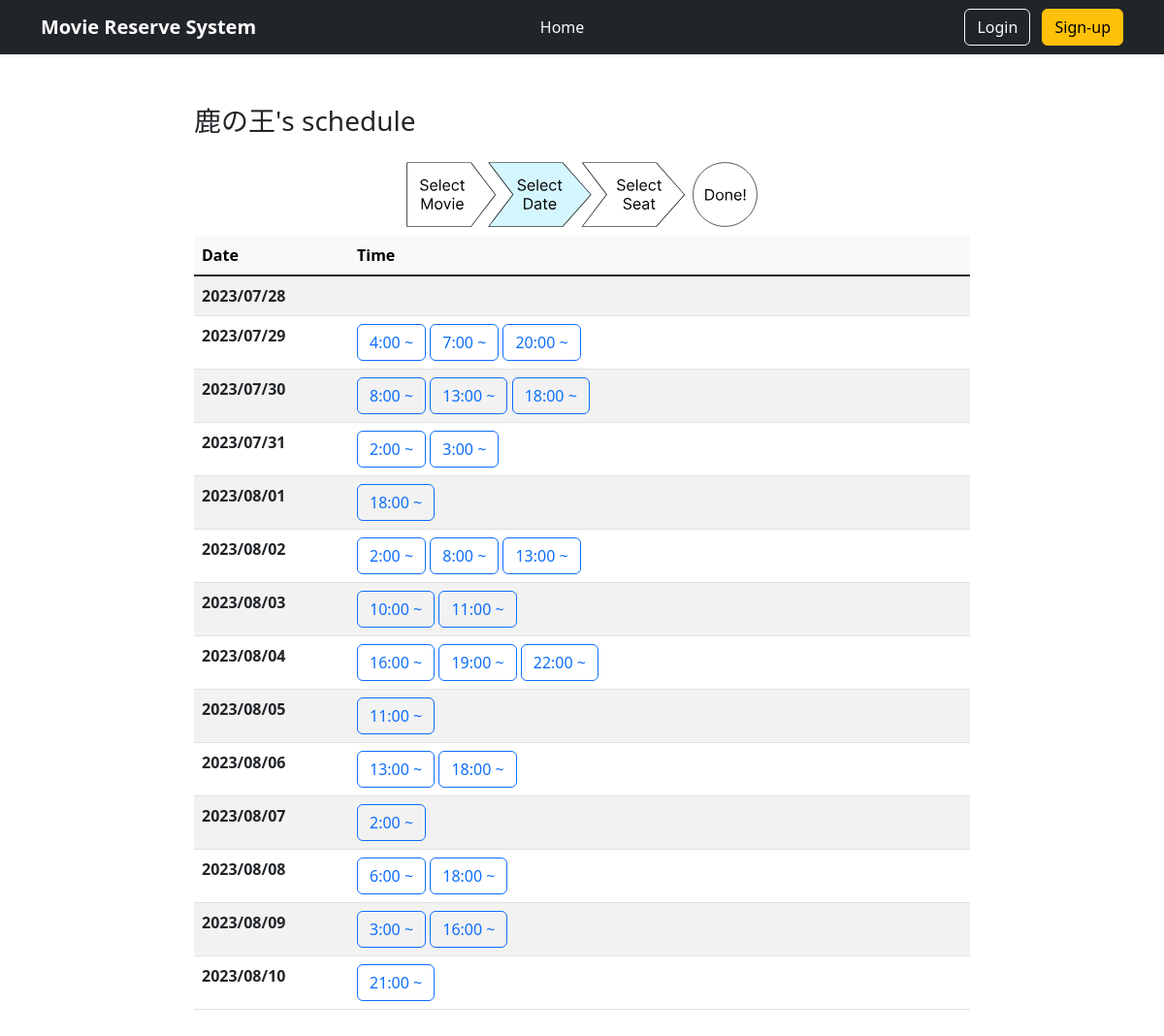
The page /schedule/?movie_id=8af521a5-3998-4201-af55-74528a311c4c on the database its author committed.
### MovieReserveSystem/models.py (models this page shows, shortened)
class Movie(models.Model):
    id = models.UUIDField(primary_key=True, default=uuid.uuid4, editable=False)
    name = models.CharField(max_length=128, help_text='映画名')
    poster = models.ImageField(upload_to='images')
    screen_time = models.IntegerField(default=90, help_text='上映時間')
    is_deleted = models.BooleanField(default=False, help_text='削除されたらTrue')

class Schedule(models.Model):
    id = models.UUIDField(primary_key=True, default=uuid.uuid4, editable=False)
    movie = models.ForeignKey(Movie, on_delete=models.CASCADE)
    hole = models.ForeignKey(Hole, on_delete=models.CASCADE)
    start_at = models.DateTimeField(null=True, help_text='上映日時')
    is_deleted = models.BooleanField(default=False, help_text='削除されたらTrue')
    is_sold_out = models.BooleanField(default=False, help_text='満席ならTrue')

### MovieReserveSystem/views.py (the view)
# urls.py: path('schedule/', views.schedule_view, name='schedule'),
def schedule_view(request):
    movie_id = request.GET.get(key="movie_id")
    date_min = datetime.now(timezone.utc).replace(hour=0,minute=0,second=0,microsecond=0)
    date_max = date_min + timedelta(days=14)
    schedules = Schedule.objects.filter(movie=movie_id, start_at__range=[date_min, date_max]).order_by('start_at')
    schedule_array = {}
    start = datetime.now(timezone.utc).replace(hour=0,minute=0,second=0,microsecond=0)
    end = start + timedelta(days=1) - timedelta(microseconds=1)
    for _ in range(14):
        date = start.strftime('%Y/%m/%d')
        oneday_schedules = schedules.filter(start_at__range=[start, end]).order_by('start_at')
        schedule_array[date] = oneday_schedules
        start +=  timedelta(days=1)
        end += timedelta(days=1)
    context = {
        'movie': Movie.objects.get(id=movie_id),
        'schedules': schedule_array,
    }
    return render(request, 'schedule.html', context)

### MovieReserveSystem/templates/schedule.html
{% extends "base.html" %} {% block body %}
<h3 class="mt-5">{{movie.name}}'s schedule</h3>
{% load static %}
<div class="d-flex justify-content-center mt-3">
  <img src="{% static 'images/prosedule1.svg' %}" width="400px" />
</div>
<table class="table table-striped">
  <thead class="table-light">
    <tr>
      <th scope="col" style="width: 20%">Date</th>
      <th scope="col">Time</th>
    </tr>
  </thead>
  <tbody class="table-group-divider">
    {% for date, value in schedules.items %}
    <tr>
      <th scope="row">{{date}}</th>
      <td>
        {% for schedule in value %} {% if schedule.is_sold_out %}
        <a
          href="{% url 'seating_chart' %}?schedule_id={{schedule.id}} "
          class="btn btn-outline-secondary disabled"
        >
          {{ schedule.start_at.time }} ~
        </a>
        {% else %}
        <a
          href="{% url 'seating_chart' %}?schedule_id={{schedule.id}}"
          class="btn btn-outline-primary"
        >
          {{ schedule.start_at.time }} ~
        </a>
        {% endif %} {% endfor %}
      </td>
    </tr>
    {% endfor %}
  </tbody>
</table>
{% endblock %}

### rows shown on the page
Movie: name "鹿の王"
Schedule: start_at.time "4:00"
Schedule: start_at.time "7:00"
Schedule: start_at.time "20:00"
Schedule: start_at.time "8:00"
Schedule: start_at.time "13:00"
Schedule: start_at.time "18:00"
Schedule: start_at.time "2:00"
Schedule: start_at.time "3:00"
Schedule: start_at.time "18:00"
Schedule: start_at.time "2:00"
Schedule: start_at.time "8:00"
Schedule: start_at.time "13:00"
Schedule: start_at.time "10:00"
Schedule: start_at.time "11:00"
Schedule: start_at.time "16:00"
Schedule: start_at.time "19:00"
Schedule: start_at.time "22:00"
Schedule: start_at.time "11:00"
Schedule: start_at.time "13:00"
Schedule: start_at.time "18:00"
Schedule: start_at.time "2:00"
Schedule: start_at.time "6:00"
Schedule: start_at.time "18:00"
Schedule: start_at.time "3:00"
Schedule: start_at.time "16:00"
Schedule: start_at.time "21:00"

### other values the page prints
{{ date }} "2023/07/28" "2023/07/29" "2023/07/30" "2023/07/31" "2023/08/01" "2023/08/02" "2023/08/03" "2023/08/04" "2023/08/05" "2023/08/06" "2023/08/07" "2023/08/08" "2023/08/09" "2023/08/10"
